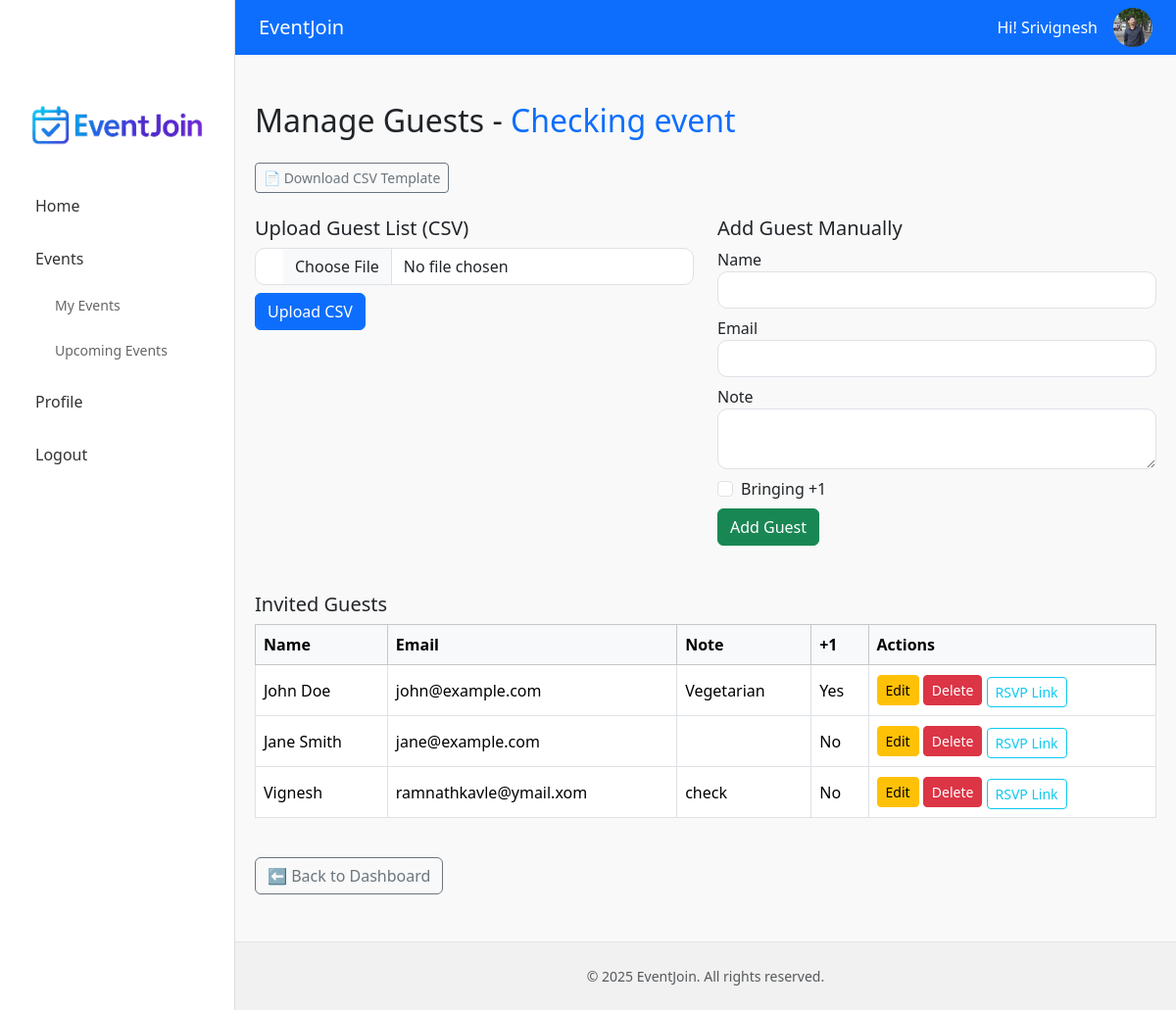
Page /requestor/manage_event.php?event_id=3 (signed in) on the committed database.
### tables this page shows
CREATE TABLE `users` (
  `id` int(11) NOT NULL,
  `first_name` varchar(100) DEFAULT NULL,
  `last_name` varchar(100) DEFAULT NULL,
  `name` varchar(100) NOT NULL,
  `email` varchar(100) NOT NULL,
  `phone` varchar(20) DEFAULT NULL,
  `address` text DEFAULT NULL,
  `city` varchar(100) DEFAULT NULL,
  `country` varchar(100) DEFAULT NULL,
  `bio` text DEFAULT NULL,
  `profile_pic` varchar(255) DEFAULT NULL,
  `password` varchar(255) NOT NULL,
  `role` enum('venue_manager','requestor','registered_user') NOT NULL
);

CREATE TABLE `events` (
  `id` int(11) NOT NULL,
  `title` varchar(150) NOT NULL,
  `description` text DEFAULT NULL,
  `event_date` date NOT NULL,
  `event_time` time NOT NULL,
  `hall_id` int(11) NOT NULL,
  `banner_image` varchar(255) DEFAULT NULL,
  `created_by` int(11) NOT NULL,
  `status` enum('pending','approved','rejected') DEFAULT 'pending',
  `rsvp_deadline` date DEFAULT NULL,
  `rsvp_limit` int(11) DEFAULT NULL,
  `created_at` timestamp NOT NULL DEFAULT current_timestamp(),
  `is_public` tinyint(1) DEFAULT 0,
  `delete_requested` tinyint(1) DEFAULT 0,
  `rejection_reason` text DEFAULT NULL
);

CREATE TABLE `guests` (
  `id` int(11) NOT NULL,
  `name` varchar(100) NOT NULL,
  `email` varchar(100) DEFAULT NULL,
  `event_id` int(11) NOT NULL,
  `note` text DEFAULT NULL,
  `plus_one` tinyint(1) DEFAULT 0,
  `rsvp_token` varchar(64) DEFAULT NULL,
  `created_at` timestamp NOT NULL DEFAULT current_timestamp(),
  `rsvp_status` enum('yes','no') DEFAULT NULL,
  `rsvp_note` text DEFAULT NULL,
  `rsvp_at` timestamp NULL DEFAULT NULL
);

### requestor/manage_event.php (the view, shortened to what this page needs)
<?php
require_once '../config/conn.php';
include '../includes/header.php';
include '../includes/sidebar.php';
$user_id = $_SESSION['user_id'];
$event_id = $_GET['event_id'] ?? null;
$stmt = $pdo->prepare("SELECT * FROM events WHERE id = ? AND created_by = ? AND status = 'approved'");
$stmt->execute([$event_id, $user_id]);
$event = $stmt->fetch();
$stmt = $pdo->prepare("SELECT id, name, email, note, plus_one, rsvp_token FROM guests WHERE event_id = ?");
$stmt->execute([$event_id]);
$guests = $stmt->fetchAll();
?>
<div class="main-content container py-5">
    <h2 class="mb-4">Manage Guests - <span class="text-primary"><?= htmlspecialchars($event['title']) ?></span></h2>
    <div class="mb-4">
        <a href="download_template.php" class="btn btn-outline-secondary btn-sm">📄 Download CSV Template</a>
    </div>
    <div class="row g-4 mb-5">
        <div class="col-md-6">
            <h5>Upload Guest List (CSV)</h5>
            <form method="POST" enctype="multipart/form-data">
                <input type="file" name="guest_csv" class="form-control mb-2" accept=".csv" required>
                <button type="submit" name="upload_csv" class="btn btn-primary">Upload CSV</button>
            </form>
        </div>
        <div class="col-md-6">
            <h5>Add Guest Manually</h5>
            <form method="POST">
                <div class="mb-2">
                    <label>Name</label>
                    <input type="text" name="name" class="form-control" required>
                </div>
                <div class="mb-2">
                    <label>Email</label>
                    <input type="email" name="email" class="form-control" required>
                </div>
                <div class="mb-2">
                    <label>Note</label>
                    <textarea name="note" class="form-control"></textarea>
                </div>
                <div class="form-check mb-2">
                    <input class="form-check-input" type="checkbox" name="plus_one" id="plus_one">
                    <label class="form-check-label" for="plus_one">Bringing +1</label>
                </div>
                <button type="submit" name="add_guest" class="btn btn-success">Add Guest</button>
            </form>
        </div>
    </div>
    <h5>Invited Guests</h5>
    <?php if (count($guests) > 0): ?>
        <div class="table-responsive">
            <table class="table table-bordered table-hover align-middle">
                <thead class="table-light">
                    <tr>
                        <th>Name</th>
                        <th>Email</th>
                        <th>Note</th>
                        <th>+1</th>
                        <th>Actions</th>
                    </tr>
                </thead>
                <tbody>
                    <?php foreach ($guests as $g): ?>
                        <tr>
                            <td><?= htmlspecialchars($g['name']) ?></td>
                            <td><?= htmlspecialchars($g['email']) ?></td>
                            <td><?= htmlspecialchars($g['note']) ?></td>
                            <td><?= $g['plus_one'] ? 'Yes' : 'No' ?></td>
                            <td>
                                <a href="edit_guest.php?event_id=<?= $event_id ?>&guest_id=<?= $g['id'] ?>" class="btn btn-sm btn-warning">Edit</a>
                                <a href="delete_guest.php?event_id=<?= $event_id ?>&guest_id=<?= $g['id'] ?>" class="btn btn-sm btn-danger" onclick="return confirm('Are you sure?')">Delete</a>
                                <?php if (!empty($g['rsvp_token'])): ?>
                                    <a href="../guest/confirm_rsvp.php?token=<?= $g['rsvp_token'] ?>" target="_blank" class="btn btn-sm btn-outline-info mt-1">RSVP Link</a>
                                <?php endif; ?>
                            </td>
                        </tr>
                    <?php endforeach; ?>
                </tbody>
            </table>
        </div>
    <?php else: ?>
        <p class="text-muted">No guests added yet.</p>
    <?php endif; ?>
    <a href="../dashboard.php" class="btn btn-outline-secondary mt-4">⬅ Back to Dashboard</a>
</div>
<?php include '../includes/footer.php'; ?>

### includes/header.php (shortened to what this page needs)
<?php
require_once $_SERVER['DOCUMENT_ROOT'] . '/capstone/config/conn.php';
?>
<!DOCTYPE html>
<html lang="en">
<head>
    <link rel="stylesheet" href="https://cdn.jsdelivr.net/npm/bootstrap@5.3.3/dist/css/bootstrap.min.css">
    <link rel="stylesheet" href="/capstone/assets/css/style.css">
</head>
<body class="d-flex flex-column min-vh-100">
<nav class="navbar navbar-expand-lg navbar-dark bg-primary px-4">
    <a class="navbar-brand" href="index.php">EventJoin</a>
    <div class="ms-auto d-flex align-items-center gap-3">
        <?php if (isset($_SESSION['user_id'])): ?>
            <?php
                $stmt = $pdo->prepare("SELECT first_name, profile_pic FROM users WHERE id = ?");
                $stmt->execute([$_SESSION['user_id']]);
                $userData = $stmt->fetch();
                $profilePic = $userData['profile_pic'] ?? '';
                $profilePicPath = '/capstone/assets/images/profile_pic/' . $profilePic;
                $defaultPic = '/capstone/assets/images/avatar.png';
                $absolutePath = $_SERVER['DOCUMENT_ROOT'] . '/capstone/assets/images/profile_pic/' . $profilePic;
                $finalPic = (!empty($profilePic) && file_exists($absolutePath)) ? $profilePicPath : $defaultPic;
                $displayName = $userData['first_name'] ?? 'User';
            ?>
            <span class="text-white">Hi! <?= htmlspecialchars($displayName) ?></span>
            <img src="<?= htmlspecialchars($finalPic) ?>" alt="Avatar" class="rounded-circle" style="width: 40px; height: 40px;">
        <?php else: ?>
            <a href="/capstone/login.php" class="btn btn-light btn-sm">Login</a>
        <?php endif; ?>
    </div>
</nav>

### assets/css/style.css (style rules this page uses)
body { display: flex; flex-direction: column; min-height: 100vh; margin-left: 240px; }
.main-content { flex: 1; padding: 20px; background: #f9f9f9; }
.form-control { border-radius: 10px; padding-left: 40px; }

### rows in the picture
users: first_name "Srivignesh", profile_pic (picture)
events: title "Checking event"
guests: name "John Doe", email "john@example.com", note "Vegetarian", plus_one "Yes"
guests: name "Jane Smith", email "jane@example.com", plus_one "No"
guests: name "Vignesh", email "ramnathkavle@ymail.xom", note "check", plus_one "No"
